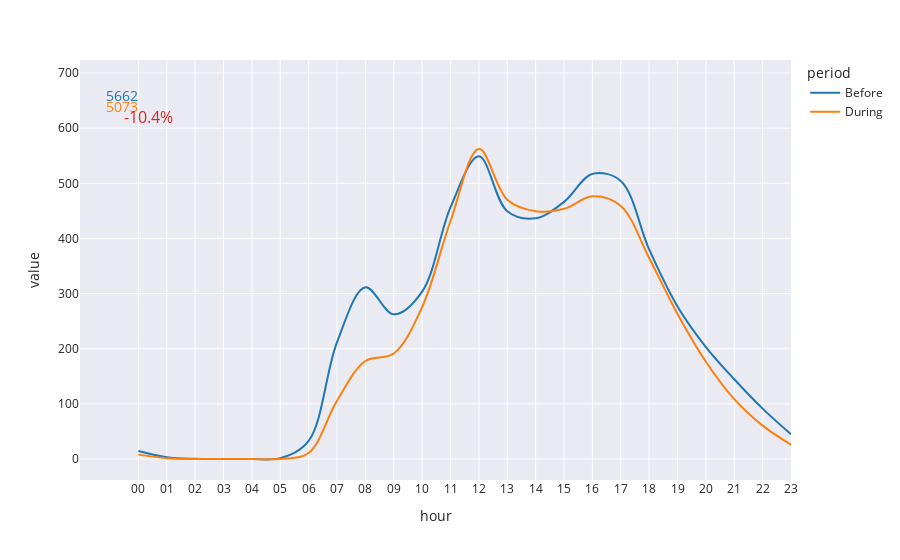

Notebook code cell kept with this figure:
### Code cell
data = df[df['period'] != 'none']
steps = data.groupby(['hour','series', 'period']).median().unstack('series')['steps'].mean(axis=1).reset_index().groupby(['hour', 'period']).sum().unstack('period')[0]
stepsBefore = steps['Before'].sum()
stepsAfter = steps['During'].sum()
fig = steps.plot.line(markers=False, line_shape='spline', color="period", height=400)

annotate_diff(fig, 0, 600, 40, '', stepsBefore, stepsAfter)
fig.show()

### Figure 1 — Plotly figure (JSON) as saved in the notebook; plotly's stock layout.template omitted (floating-point values rounded to 4 significant figures)
{"data": [{"hovertemplate": "period=Before<br>hour=%{x}<br>value=%{y}<extra></extra>", "legendgroup": "Before", "line": {"color": "#1F77B4", "dash": "solid", "shape": "spline"}, "marker": {"symbol": "circle"}, "mode": "lines", "name": "Before", "orientation": "v", "showlegend": true, "type": "scatter", "x": ["00", "01", "02", "03", "04", "05", "06", "07", "08", "09", "10", "11", "12", "13", "14", "15", "16", "17", "18", "19", "20", "21", "22", "23"], "xaxis": "x", "y": [14.62, 3.332, 0.4034, 0.02151, 0.002875, 1.617, 32.77, 211.6, 311.6, 262.4, 303.5, 456.5, 549.0, 449.3, 436.5, 466.3, 517.1, 504.4, 380.2, 276.7, 203.1, 144.6, 91.32, 44.79], "yaxis": "y"}, {"hovertemplate": "period=During<br>hour=%{x}<br>value=%{y}<extra></extra>", "legendgroup": "During", "line": {"color": "#FF7F0E", "dash": "solid", "shape": "spline"}, "marker": {"symbol": "circle"}, "mode": "lines", "name": "During", "orientation": "v", "showlegend": true, "type": "scatter", "x": ["00", "01", "02", "03", "04", "05", "06", "07", "08", "09", "10", "11", "12", "13", "14", "15", "16", "17", "18", "19", "20", "21", "22", "23"], "xaxis": "x", "y": [7.917, 1.405, 0.1022, 0, 0, 0.1214, 10.98, 105.7, 177.8, 191.2, 275.6, 431.7, 562.4, 470.4, 449.5, 453.7, 476.4, 458.9, 364.7, 263.0, 176.4, 108.5, 60.52, 25.91], "yaxis": "y"}], "layout": {"annotations": [{"font": {"color": "#2D2D2D", "size": 18}, "showarrow": false, "text": "", "x": 0, "y": 720}, {"font": {"color": "#1F77B4", "size": 14}, "showarrow": false, "text": "      5662", "x": -1, "y": 660}, {"font": {"color": "#FF7F0E", "size": 14}, "showarrow": false, "text": "      5073", "x": -1, "y": 640}, {"font": {"color": "#D62728", "size": 16}, "showarrow": false, "text": "     -10.4%", "x": 0, "y": 620}], "autosize": true, "legend": {"title": {"text": "period"}, "tracegroupgap": 0}, "margin": {"t": 60}, "xaxis": {"anchor": "y", "autorange": true, "domain": [0, 1], "range": [-1.467, 23], "title": {"text": "hour"}, "type": "category"}, "yaxis": {"anchor": "x", "autorange": true, "domain": [0, 1], "range": [-38.2, 725.9], "title": {"text": "value"}, "type": "linear"}}}
